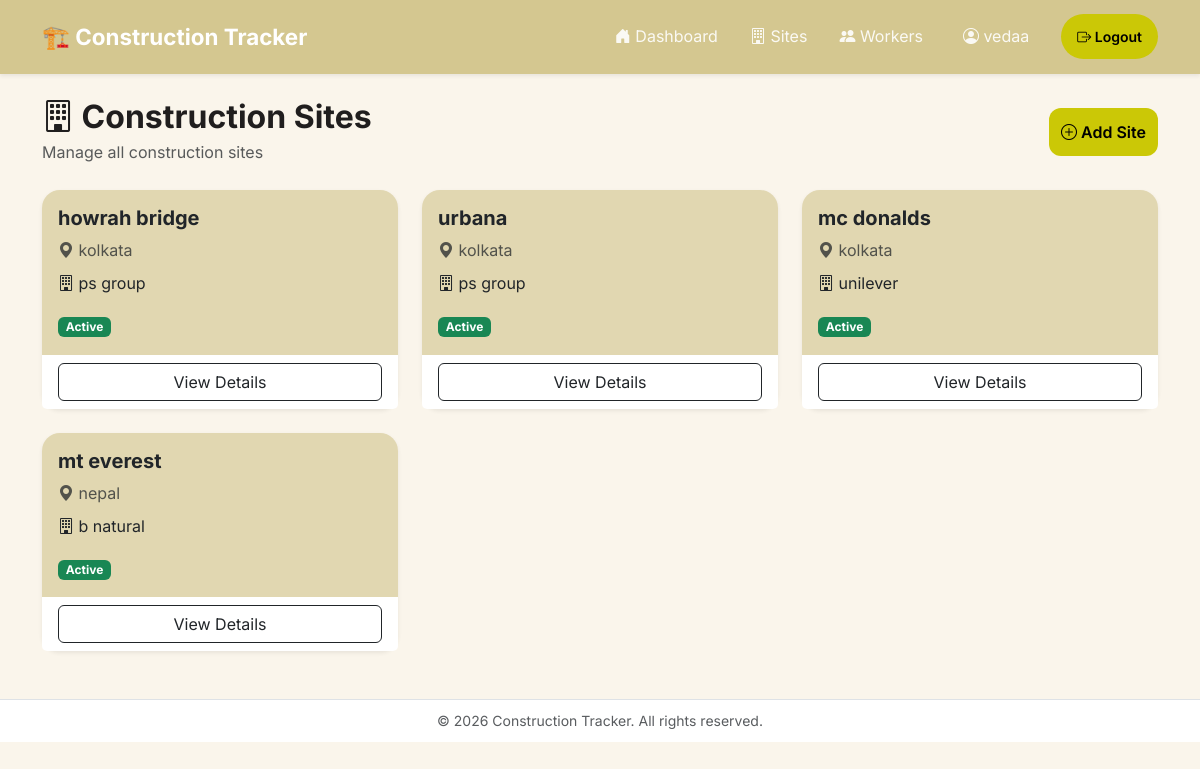
The app's page /sites/ (signed in), older data.
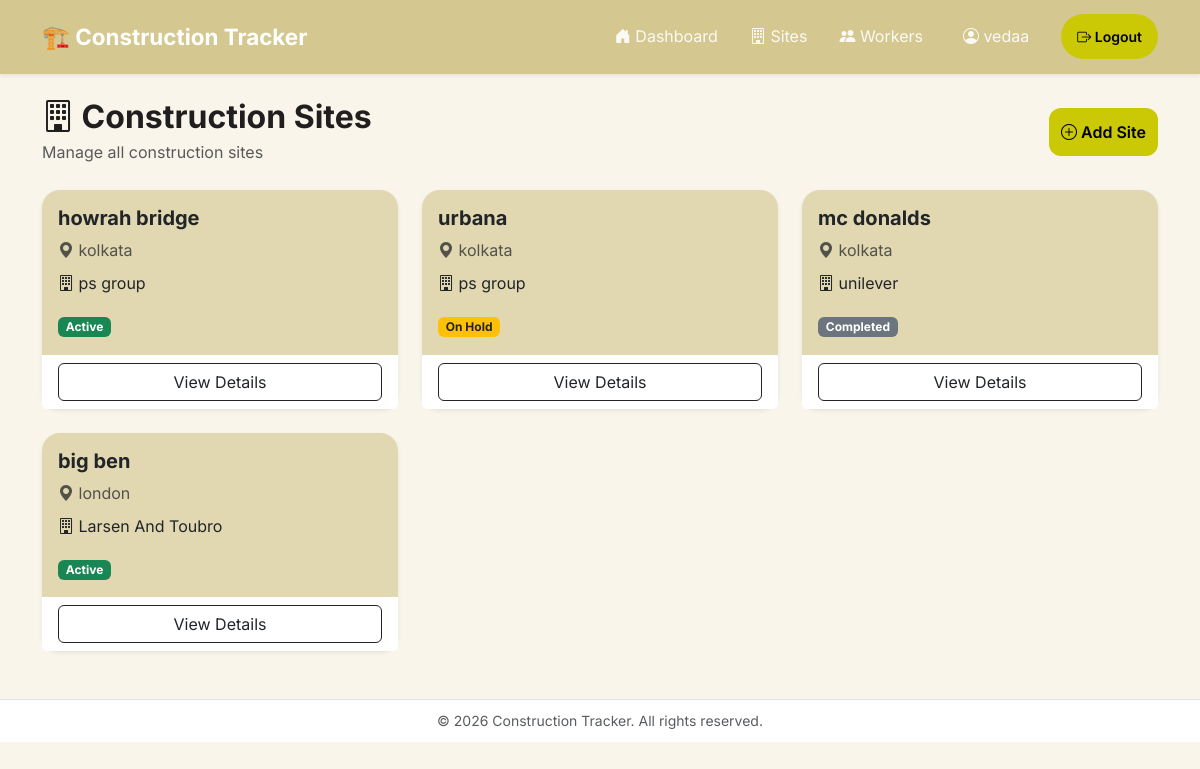
The same page, newer data.
### logs/models.py (models this page shows, shortened)
class Site(models.Model):
    STATUS_CHOICES=[
        ('active','Active'),
        ('on hold', 'On Hold'),
        ('completed', 'Completed'),
    ]
    status=models.CharField(max_length=20, choices=STATUS_CHOICES, default='active')
    name=models.CharField(max_length=200)
    location=models.CharField(max_length=200)
    start_date=models.DateField()
    company_name=models.CharField(max_length=200)
    created_by=models.ForeignKey(User, on_delete=models.CASCADE)
    created_at=models.DateTimeField(auto_now_add=True)
    workers=models.ManyToManyField(User, related_name='assigned_sites', blank=True)

### logs/views.py (the view)
# urls.py: path("sites/", views.sites, name="sites"),
@manager_required
def sites(request):
    if request.user.is_superuser:
        sites = Site.objects.all()
    else:
        sites = Site.objects.filter(created_by=request.user)
    return render(request, "sites.html", {
        "sites": sites,
    })

### logs/context_processors.py (called while the page is built)
def user_role(request):
    role = None
    if request.user.is_authenticated and not request.user.is_superuser:
        profile = UserProfile.objects.filter(user=request.user).first()
        if profile:
            role = profile.role
    return {
        "user_role": role
    }

### logs/views.py (called while the page is built)
def manager_required(view_func):
    @wraps(view_func)
    @login_required
    def wrapped(request, *args, **kwargs):
        if request.user.is_superuser:
            return view_func(request, *args, **kwargs)
        profile = UserProfile.objects.filter(user=request.user).first()
        if profile is None or profile.role != "manager":
            raise PermissionDenied
        return view_func(request, *args, **kwargs)
    return wrapped

### logs/templates/sites.html
{% extends 'base.html' %}
{% block content %}
<div class="d-flex justify-content-between align-items-center mb-4">
    <div>
        <h2 class="fw-bold mb-1">
            <i class="bi bi-building"></i>
            Construction Sites
        </h2>
        <p class="text-muted mb-0">
            Manage all construction sites
        </p>
    </div>
    <a href="{% url 'add_site' %}" class="btn btn-warning">
        <i class="bi bi-plus-circle"></i>
        Add Site
    </a>
</div>
<div class="row">
    {% for site in sites %}
    <div class="col-lg-4 col-md-6 mb-4">
        <div class="card h-100 shadow-sm border-0 site-card">
            <div class="card-body">
                <h5 class="fw-bold">
                    {{ site.name }}
                </h5>
                <p class="text-muted mb-2">
                    <i class="bi bi-geo-alt-fill"></i>
                    {{ site.location }}
                </p>
                <p class="mb-3">
                    <i class="bi bi-building"></i>
                    {{ site.company_name }}
                </p>
                {% if site.status == "active" %}
                    <span class="badge bg-success">Active</span>
                {% elif site.status == "on hold" %}
                    <span class="badge bg-warning text-dark">
                        On Hold
                    </span>
                {% else %}
                    <span class="badge bg-secondary">
                        Completed
                    </span>
                {% endif %}
            </div>
            <div class="card-footer bg-white border-0">
                <a href="{% url 'site_detail' site.pk %}"
                   class="btn btn-outline-dark w-100">
                    View Details
                </a>
            </div>
        </div>
    </div>
    {% empty %}
    <div class="col-12">
        <div class="alert alert-info">
            No construction sites found.
        </div>
    </div>
    {% endfor %}
</div>
{% endblock %}

### logs/templates/base.html (shortened to what this page needs)
{% load static %}
<!DOCTYPE html>
<html lang="en">
<head>
    <link href="https://cdn.jsdelivr.net/npm/bootstrap@5.3.0/dist/css/bootstrap.min.css" rel="stylesheet">
    <link rel="stylesheet"
        href="https://cdn.jsdelivr.net/npm/bootstrap-icons@1.11.3/font/bootstrap-icons.min.css">
    <link rel="stylesheet" href="{% static 'logs/style.css' %}">
</head>
<body>
    <nav class="navbar navbar-expand-lg navbar-dark custom-navbar shadow-sm">
        <div class="container">
            <a class="navbar-brand fw-bold" href="{% url 'dashboard' %}">
                🏗️ Construction Tracker
            </a>
            <div class="collapse navbar-collapse" id="navbarNav">
                <ul class="navbar-nav ms-auto align-items-lg-center">
                    {% if user.is_authenticated %}
                        {% if user.is_superuser or user_role == "manager" %}
                        <li class="nav-item">
                            <a class="nav-link px-3 {% if request.resolver_match.url_name == 'dashboard' %}active{% endif %}"
       href="{% url 'dashboard' %}">
                                <i class="bi bi-house-door-fill"></i>
                                Dashboard
                            </a>
                        </li>
                        <li class="nav-item">
                            <a class="nav-link px-3 {% if request.resolver_match.url_name == 'sites' %}active{% endif %}"
       href="{% url 'sites' %}">
                                <i class="bi bi-building"></i>
                                Sites
                            </a>
                        </li>
                        <li class="nav-item">
                            <a class="nav-link px-3 {% if request.resolver_match.url_name == 'worker_list' %}active{% endif %}"
       href="{% url 'worker_list' %}">
                                <i class="bi bi-people-fill"></i>
                                Workers
                            </a>
                        </li>
                        {% endif %}
                        <li class="nav-item mx-lg-3">
                            <span class="nav-link">
                                <i class="bi bi-person-circle"></i>
                                {{ user.username }}
                            </span>
                        </li>
                        <li class="nav-item ms-lg-2">
                            <form method="POST" action="{% url 'logout' %}">
                                <button class="btn btn-warning btn-sm rounded-pill px-3">
                                    <i class="bi bi-box-arrow-right"></i>
                                    Logout
                                </button>
                            </form>
                        </li>
                    {% endif %}
                </ul>
            </div>
        </div>
    </nav>
    <div class="container py-4">
<main>
        {% block content %}
        {% endblock %}
    </main>
    </div>
    <footer class="bg-white border-top py-2 mt-auto">
        <div class="container text-center">
            <small class="text-muted">
                © 2026 Construction Tracker. All rights reserved.
            </small>
        </div>
    </footer>
</body>
</html>

### logs/static/logs/style.css (style rules this page uses)
:root { --primary:#e09854; --primary-dark:#6F4727; --accent:#e9ce8c; --secondary:#d4c790; --bg:#a1b9e8; --card:#f7c1c1; --text:#201e1e; --muted:#0a3181; --border:#8f97a8; --radius:14px; }
.btn-warning { background:#cbc806; border:none; border-radius:12px; font-weight:600; padding:12px; }
body { background:var(--bg); color:var(--text); font-family:'Inter',sans-serif; line-height:1.6; }
.custom-navbar { background:var(--secondary); border:none; box-shadow:0 3px 12px rgba(0,0,0,.15); padding:14px 0; }
.custom-navbar .navbar-brand { font-weight:700; font-size:1.4rem; }
.custom-navbar .nav-link { color:white!important; opacity:.9; transition:.25s; }
.site-card { background:var(--card); border:none; border-radius:var(--radius); box-shadow:0 8px 24px rgba(0,0,0,.08); transition:.25s; }
body { background-color: rgb(250, 245, 235); font-family: 'Inter', sans-serif; }
footer { position:relative; z-index:10; }
.site-card { border:none; border-radius:18px; background:rgb(225, 215, 177); box-shadow: 0 8px 25px rgba(0,0,0,.08); transition:.3s; }

Row changes from the older to the newer data that the page shows:
removed Site: name "mt everest", location "nepal", company_name "b natural", status "Active"
changed Site "urbana": status "Active" → "On Hold"
changed Site "mc donalds": status "Active" → "Completed"
added Site: name "big ben", location "london", company_name "Larsen And Toubro", status "Active"
